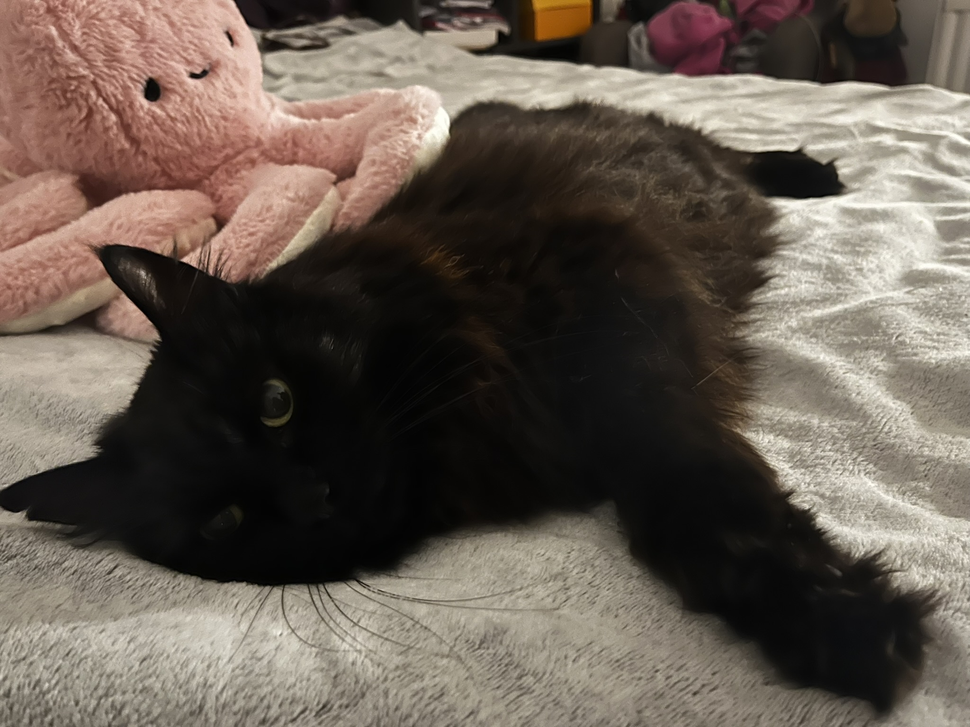
#> input picture Lab3/img1.png, 970 x 727 px, shrunk from 2048 x 1536 before the run
$ python main.py
#> lines starting #> are read from the running program, lines starting #| are printed output that depends on the picture
#> further down, img is the input picture: PIL image 970x727 RGB; mean R, G, B 102.3, 91.3, 81.6
from PIL import Image, ImageOps
from multiprocessing import Pool
import numpy as np
import os

mask_horizontal = np.array([
    [-1, 0, 1],
    [-2, 0, 2],
    [-1, 0, 1]
])

mask_vertical = np.array([
    [-1, -2, -1],
    [0, 0, 0],
    [1, 2, 1]
])


def div_img(img, n):
#> called with n = 10
    width, height = img.size
#> width = 970; height = 727

    img_gray = ImageOps.grayscale(img)
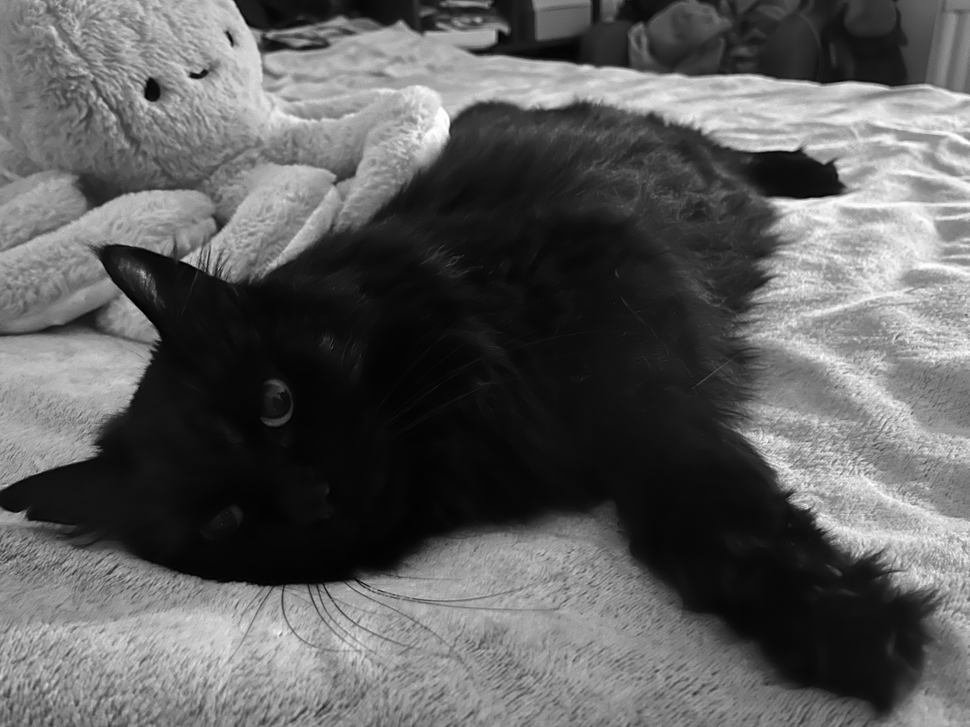
#> img_gray: PIL image 970x727 L; min 0, max 254, mean 93.5
    img_gray_np = np.array(img_gray)
    img_gray_np_padded = np.pad(img_gray_np, pad_width=1, mode='constant', constant_values=0)

    img_fragments = list()
    step = height // n
#> step = 72

    for i in range(n):
        start = i * step
        end = (i + 1) * step if i < n - 1 else height
        padded_start = start
        padded_end = end + 2
        img_fragments.append(img_gray_np_padded[padded_start:padded_end, :])
#> after the loop, img_fragments = 10 items

    return img_fragments


def sobel_filter(img_np):
    height, width = img_np.shape
    output = np.zeros((height - 2, width - 2), dtype=np.uint8)

    for y in range(height - 2):
        for x in range(width - 2):
            region = img_np[y:y+3, x:x+3]
            Gx = np.sum(region * mask_horizontal)
            Gy = np.sum(region * mask_vertical)
            magnitude = np.sqrt(Gx**2 + Gy**2)
            value = int(np.clip(magnitude, 0, 255))
            output[y, x] = value

    return output


if __name__ == '__main__':

    img_path = 'img1.png'
    if not os.path.exists(img_path):
        raise FileNotFoundError(f"File not found: {img_path}")

    img = Image.open(img_path)

    strips = div_img(img, 10)
#> strips = 10 items

    with Pool(10) as p:
        results = p.map(sobel_filter, strips)
#> results = 10 items

    sobel_full = np.vstack(results)
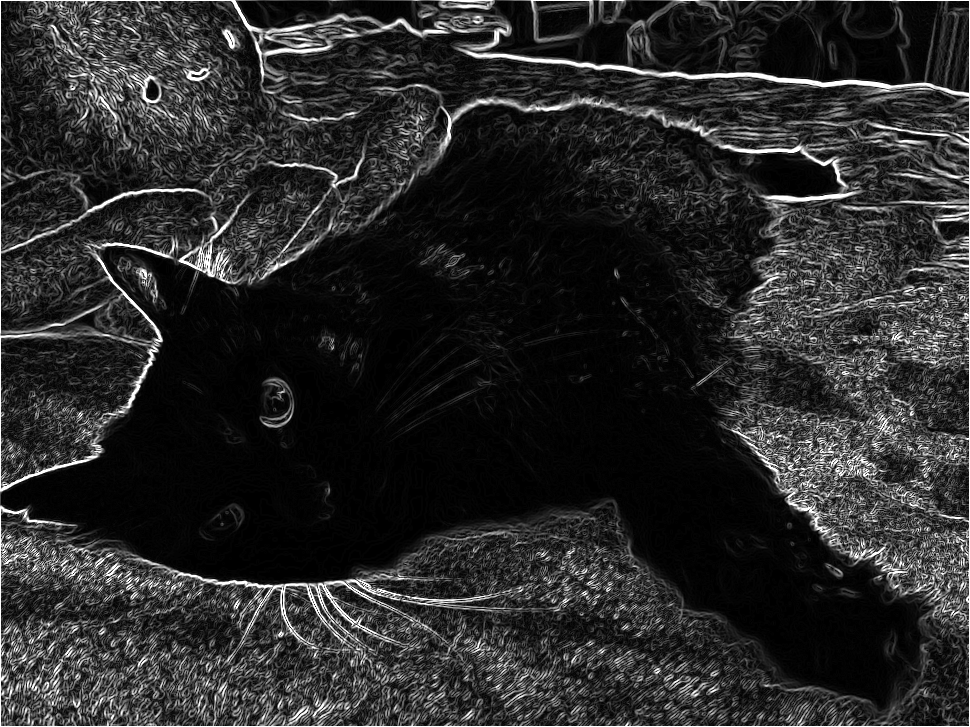
#> sobel_full: shape (727, 970); min 0, max 255, mean 41.8
    sobel_img = Image.fromarray(sobel_full.astype(np.uint8))
    sobel_img.show()
